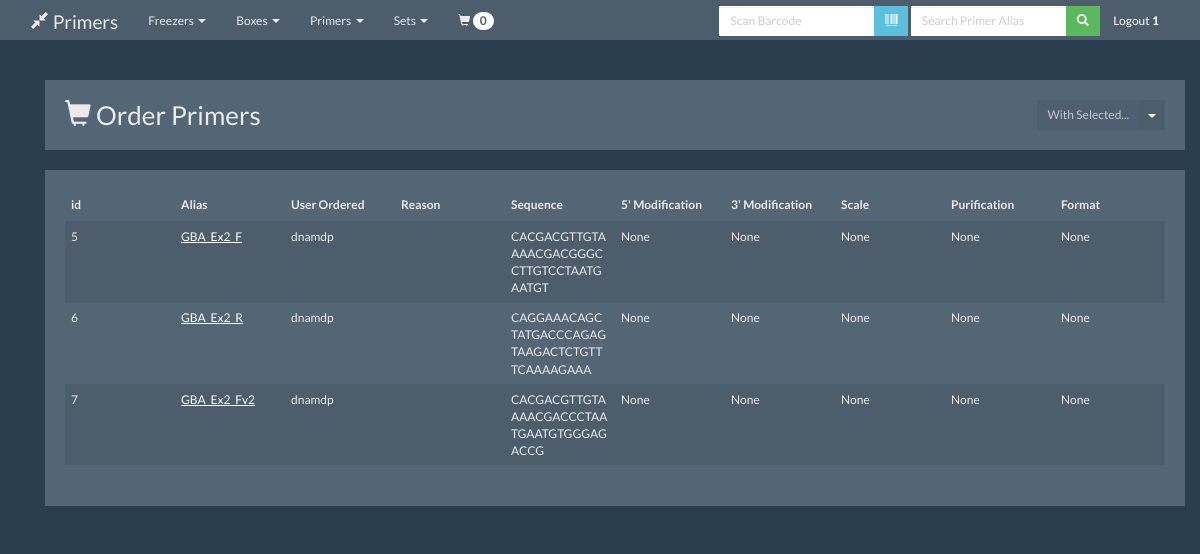
Page /primer/order (signed in) on the earlier database version.
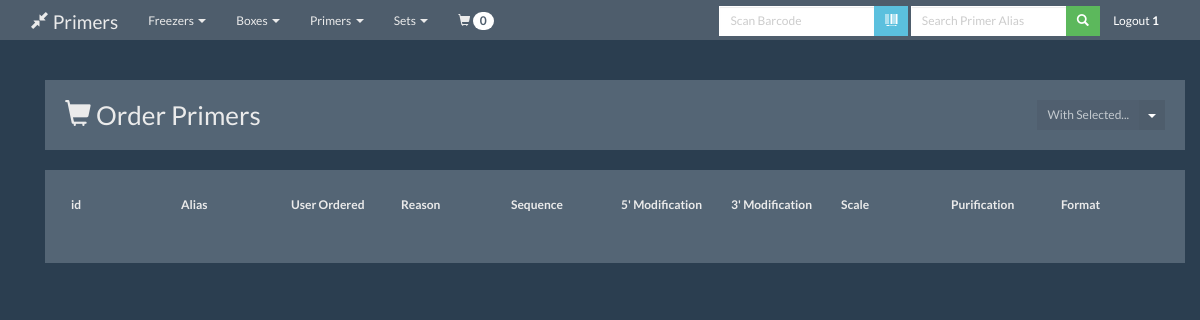
Same page on the later database version.
### app/models.py (models this page shows, shortened)
class Primers(db.Model):
    __tablename__ = 'primers'
    __searchable__ = ['alias', 'id']
    id = db.Column(db.Integer, primary_key=True)
    alias = db.Column(db.String(20), unique=False)
    sequence = db.Column(db.String(100), unique=True)
    chrom = db.Column(db.String(20), unique=False)
    position = db.Column(db.Integer, unique=False)
    gene = db.Column(db.String(20), unique=False)
    orientation = db.Column(db.Integer, unique=False)
    pair_id = db.Column(db.Integer, unique=False)
    mod_5 = db.Column(db.String(20), unique=False)
    mod_3 = db.Column(db.String(20), unique=False)
    scale = db.Column(db.String(20), unique=False)
    purification = db.Column(db.String(20), unique=False)
    service = db.Column(db.String(20), unique=False)
    date_designed = db.Column(db.String(20), unique=False)
    user_designed = db.Column(db.Integer, db.ForeignKey('users.id'), nullable=False)
    date_checked = db.Column(db.String(20), unique=False)
    user_checked = db.Column(db.Integer, db.ForeignKey('users.id'), nullable=False)
    date_ordered = db.Column(db.String(20), unique=False)
    user_ordered = db.Column(db.Integer, db.ForeignKey('users.id'), nullable=False)
    lot_no = db.Column(db.String(30), unique=False)
    date_received = db.Column(db.String(20), unique=False)
    user_received = db.Column(db.Integer, db.ForeignKey('users.id'), nullable=False)
    box_id = db.Column(db.Integer, db.ForeignKey('boxes.id'), nullable=False)
    row = db.Column(db.Integer, unique=False)
    column = db.Column(db.Integer, unique=False)
    date_reconstituted = db.Column(db.String(20), unique=False)
    concentration = db.Column(db.Integer, unique=False)
    user_reconstituted = db.Column(db.Integer, db.ForeignKey('users.id'), nullable=False)
    date_acceptance = db.Column(db.String(20), unique=False)
    worklist = db.Column(db.Integer, unique=False)
    user_acceptance = db.Column(db.Integer, db.ForeignKey('users.id'), nullable=False)
    status = db.Column(db.Integer, unique=False)
    current = db.Column(db.Integer, unique=False)
    application = db.Column(db.Integer, db.ForeignKey('applications.id'), nullable=False)
    historial_alias = db.Column(db.String(20), unique=False)
    box_rel = db.relationship("Boxes", lazy='joined', foreign_keys=[box_id])
    user_designed_rel = db.relationship("Users", lazy='joined', foreign_keys=[user_designed])
    user_checked_rel = db.relationship("Users", lazy='joined', foreign_keys=[user_checked])
    user_ordered_rel = db.relationship("Users", lazy='joined', foreign_keys=[user_ordered])
    user_received_rel = db.relationship("Users", lazy='joined', foreign_keys=[user_received])
    user_reconstituted_rel = db.relationship("Users", lazy='joined', foreign_keys=[user_reconstituted])
    user_acceptance_rel = db.relationship("Users", lazy='joined', foreign_keys=[user_acceptance])
    application_rel = db.relationship("Applications", lazy='joined', foreign_keys=[application])

class Users(db.Model):
    id = db.Column(db.Integer, primary_key=True)
    username = db.Column(db.String(20), unique=False)
    admin = db.Column(db.Integer)

### app/mod_primer/views.py (the view)
@primer.route('/order', methods=['GET', 'POST'])
@login_required
@admin_required
def order():
    if 'ids' in request.args:
        ids = request.args['ids'].split(",")
        primers = s.query(Primers).filter(Primers.id.in_(ids)).filter_by(current=1).all()
        output = []
        for primer in primers:
            p = primer.to_dict()
            line = []
            line.append(p["alias"])
            line.append(p["mod_5"])
            line.append(p["sequence"])
            line.append(p["mod_3"])
            line.append(p["purification"])
            line.append("Dry")
            line.append("None")
            line.append("1")
            output.append(line)
        filename = time.strftime("%Y-%m-%d") + "_primer_order_" + current_user.id + ".csv"
        with open("/tmp/" + filename, "wb") as f:
            writer = csv.writer(f)
            writer.writerows(output)
        f.close()
        for id in ids:
            s.query(Primers).filter_by(id=int(id)).update(
                {"user_ordered": get_user_by_username(s, current_user.id), "date_ordered": time.strftime("%Y-%m-%d")})
        s.commit()
        return send_file('/tmp/' + filename, as_attachment=True)
    else:
        primers = Primers.query.filter_by(current=1).filter(Primers.user_checked != None).filter(
            Primers.user_ordered == None).all()
        return render_template('order_primers.html', primers=primers, message='', modifier='')

### app/mod_admin/queries.py (called while the page is built)
def get_user_id_by_username(s, username):
    user = s.query(Users).filter_by(username=username).values(Users.username, Users.id)
    for i in user:
        return i.id

def check_if_admin(s,username):
    user_id = get_user_id_by_username(s,username)
    query = s.query(Users).filter(Users.id == user_id).values(Users.admin)
    for i in query:
        if i.admin == 1:
            return True
        else:
            return False

### app/mod_primer/views.py (called while the page is built)
@primer.context_processor
def utility_processor():
    def get_glyphicon(value):
        if value is not None and value != "":
            return '<span class="label label-success"><i class="glyphicon glyphicon-ok" aria-hidden="true"></i> YES</span>'
        else:
            return '<span class="label label-default"><i class="glyphicon glyphicon-remove" aria-hidden="true"></i> NO</span>'
    return dict(get_glyphicon=get_glyphicon)

@primer.context_processor
def utility_processor():
    def convert_orient(value):
        if value == 0:
            return 'F'
        if value == 1:
            return 'R'
    return dict(convert_orient=convert_orient)

### app/views.py (called while the page is built)
@login_manager.user_loader
def load_user(user_id):
    return User(user_id)

@app.context_processor
def get_cart_count():
    print session
    if 'cart' in session:
        if session["cart"] is not None:
            return dict(cart_count=len(session["cart"]))
        else:
            dict(cart_count=0)
    else:
        return dict(cart_count=0)

@app.context_processor
def logged_in():
    if current_user.is_authenticated:
        userid = current_user.id
        admin=check_if_admin(s,userid)
        return {'logged_in': True, 'userid': userid,'admin':admin}
    else:
        return {'logged_in': False}

### app/mod_primer/templates/order_primers.html (shortened to what this page needs)
{% extends "layout.html" %}
{% block content %}
<div class="row">
    <div class="col-md-12">
        <div class="well bs-component">
            <div class="row">
                <div class="col-md-10">
                    <h3><span class="glyphicon glyphicon-shopping-cart"></span> Order Primers</h3></div>
                <div class="col-md-2 text-right">
                    <div class="btn-group">
                        <a href="#" class="btn btn-default btn-sm disabled">With Selected...</a>
                        <a href="#" class="btn btn-default btn-sm dropdown-toggle" data-toggle="dropdown"
                           aria-expanded="false"><span class="caret"></span></a>
                    </div>
                </div>
            </div>
        </div>
    </div>
</div>
<div class="row">
    <div class="col-md-12">
        <div class="well bs-component">
            <table class="table table-striped" id="primers">
                <thead>
                <tr>
                    <th>id</th>
                    <th>Alias</th>
                    <th>User Ordered</th>
                    <th>Reason</th>
                    <th>Sequence</th>
                    <th>5' Modification</th>
                    <th>3' Modification</th>
                    <th>Scale</th>
                    <th>Purification</th>
                    <th>Format</th>
                </tr>
                </thead>
                {% for i in primers %}
                <tr>
                    <td>{{ i.id }}</td>
                    <td><a href="detail/{{i.id}}">{{ i.alias }}</a></td>
                    <td>{{ i.user_designed_rel.username}}</td>
                    <td>{{ i.application_rel.name}}</td>
                    <td>{{ i.sequence }}</td>
                    <td>{{ i.mod_5 }}</td>
                    <td>{{ i.mod_3 }}</td>
                    <td>{{ i.scale }}</td>
                    <td>{{ i.purification }}</td>
                    <td>{{ i.service }}</td>
                </tr>
                {% endfor %}
            </table>
        </div>
    </div>
</div>
{% endblock %}

### app/templates/layout.html (shortened to what this page needs)
<!DOCTYPE html>
<html>
<head>
    <link rel="stylesheet" type="text/css" href="/static/css/datatables.min.css">
    <link rel="stylesheet" href="/static/css/bootstrap.min.css">
    <link rel="stylesheet" href="/static/css/panel_pal.css">
    <link rel="stylesheet" href="/static/css/font-awesome.min.css">
</head>
<body>
<nav class="navbar navbar-default navbar-fixed-top">
    <div class="container">
        <div class="navbar-header">
            <a class="navbar-brand" href="{{ url_for('index') }}"><span
                    class="glyphicon glyphicon-resize-small"></span>
                Primers</a>
        </div>
        <div id="navbar" class="collapse navbar-collapse">
            <ul class="nav navbar-nav">
                <li class="dropdown">
                    <a href="#" class="dropdown-toggle" data-toggle="dropdown" role="button" aria-haspopup="true"
                       aria-expanded="false">Freezers <span class="caret"></span></a>
                </li>
                <li class="dropdown">
                    <a href="#" class="dropdown-toggle" data-toggle="dropdown" role="button" aria-haspopup="true"
                       aria-expanded="false">Boxes <span class="caret"></span></a>
                </li>
                <li class="dropdown">
                    <a href="#" class="dropdown-toggle" data-toggle="dropdown" role="button" aria-haspopup="true"
                       aria-expanded="false">Primers <span class="caret"></span></a>
                </li>
                <li class="dropdown">
                    <a href="#" class="dropdown-toggle" data-toggle="dropdown" role="button" aria-haspopup="true"
                       aria-expanded="false">Sets <span class="caret"></span></a>
                </li>
                <li>
                    <a href="{{url_for('primer.view_cart')}}"><span class="glyphicon glyphicon-shopping-cart"></span> <span class="badge strong"> {{ cart_count }}</span></a>
                </li>
            </ul>
            <form action="{{url_for('primer.search')}}" method="POST" class="navbar-form navbar-right form-inline"  role="search">
                <div class="form-group margin-top">
                {% if logged_in == True %}
<div class="input-group">
                    <input type="text" class="form-control input-sm" name="barcode" placeholder="Scan Barcode">
                            <span class="input-group-btn"><button type="submit" class="btn btn-sm btn-info "><span class="glyphicon glyphicon-barcode"></span></button></span>
                    </div>
                     <div class="input-group">
                        <input type="text" class="form-control input-sm" name="term" required="true"  placeholder="Search Primer Alias">
                            <span class="input-group-btn"><button type="submit" class="btn btn-sm btn-success "><span class="glyphicon glyphicon-search"></span></button></span>
                      </div>
                {% if admin == True %}
                <a href="{{ url_for('logout')}}" class="btn btn-default btn-sm" role="button">Logout <strong>{{ userid
                    }} </strong> </a>
                {% else %}
                <a href="{{ url_for('logout')}}" class="btn btn-default btn-sm" role="button">Logout <strong>{{ userid
                    }}</strong></a>
                {% endif %}
                {% else %}
                <a href="{{ url_for('login')}}" class="btn btn-primary btn-sm" role="button">Login</a>
                {% endif %}
                     </div>
            </form>
        </div>
    </div>
</nav>
<div class="container theme-showcase" role="">
    <div class="container">
        <div id="content">
            {% block content %}
            {% endblock %}
        </div>
    </div>
</div>
</body>
</html>

### app/static/css/panel_pal.css (style rules this page uses)
body { padding-top: 80px; }
.strong { font-weight: 700; !important; }
.margin-top { margin-top: 5px; !important; }
table { table-layout: fixed; }
h3 { display: inline; }

Differences in the rows shown:
removed Primers: id "5", alias "GBA_Ex2_F", user_designed_rel.username "dnamdp", sequence "CACGACGTTGTAAAACGACGGGCCTTGTCCTAATGAATGT", mod_5 "None", mod_3 "None", scale "None", purification "None", service "None"
removed Primers: id "6", alias "GBA_Ex2_R", user_designed_rel.username "dnamdp", sequence "CAGGAAACAGCTATGACCCAGAGTAAGACTCTGTTTCAAAAGAAA", mod_5 "None", mod_3 "None", scale "None", purification "None", service "None"
removed Primers: id "7", alias "GBA_Ex2_Fv2", user_designed_rel.username "dnamdp", sequence "CACGACGTTGTAAAACGACCCTAATGAATGTGGGAGACCG", mod_5 "None", mod_3 "None", scale "None", purification "None", service "None"
